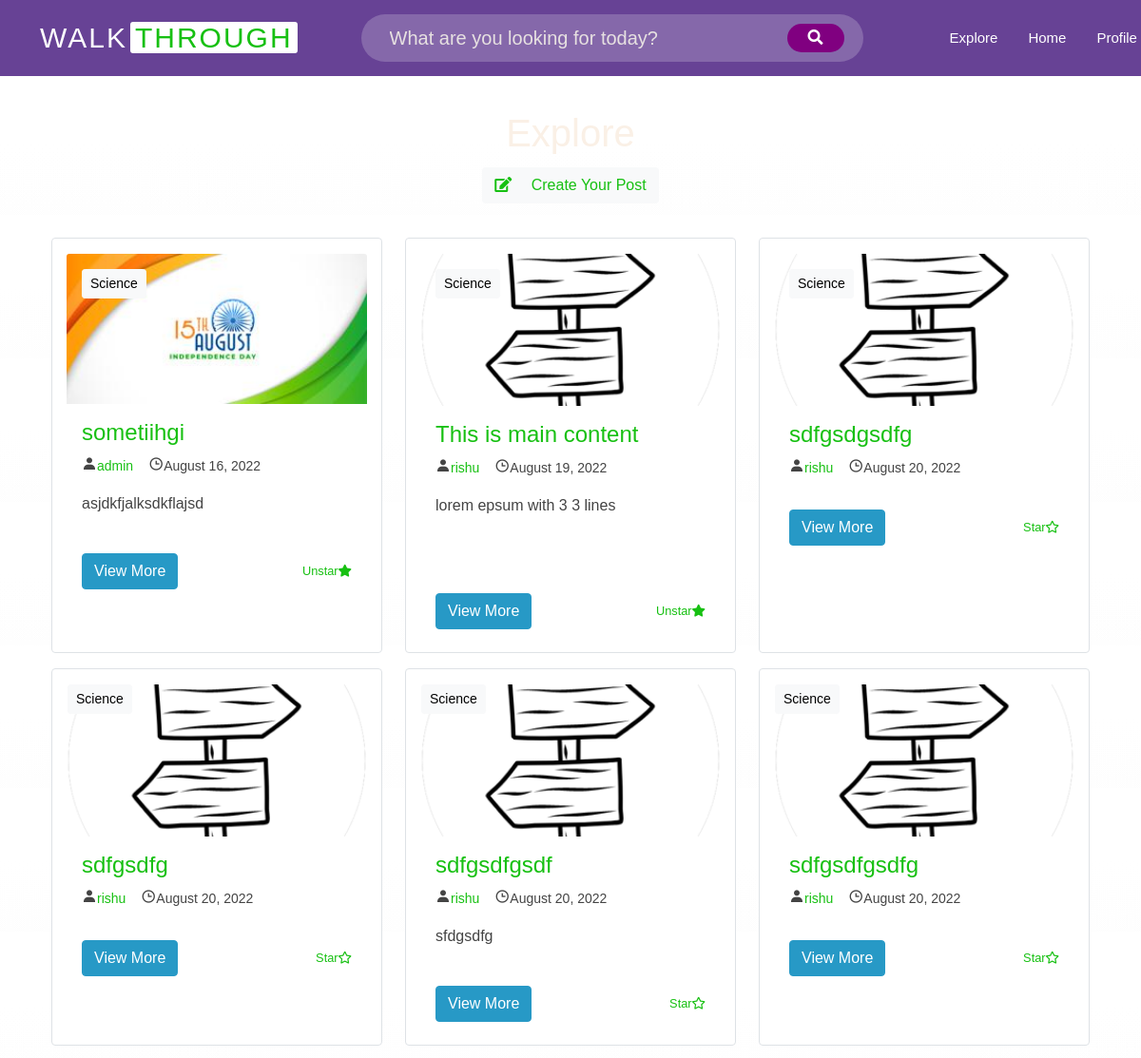
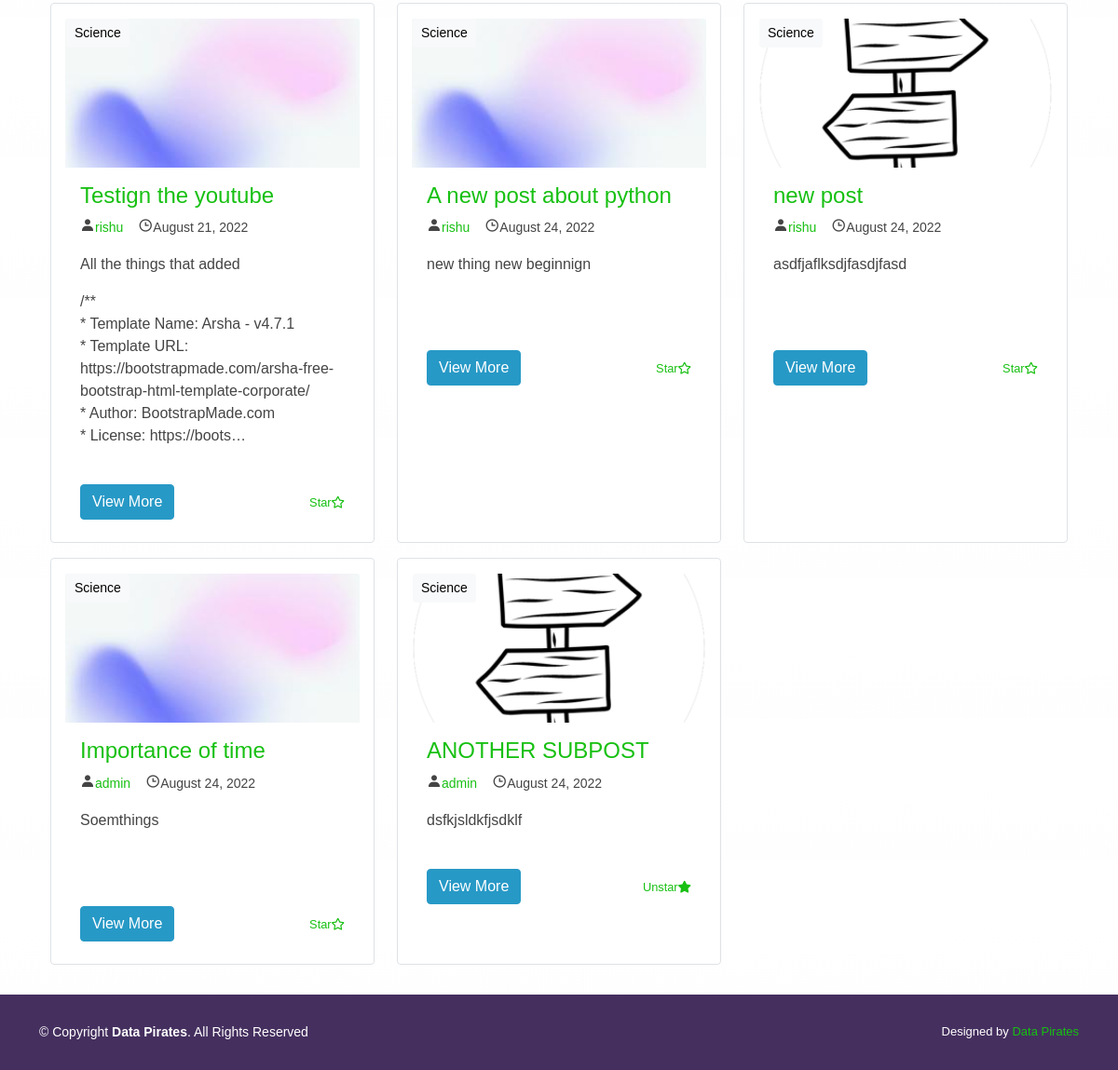
Screenshot of /explore/ (signed in) with the database file from the repository (2 pictures, top to bottom).
### post/models.py (models this page shows, shortened)
class Post(models.Model):
    category = models.ForeignKey(
        Category, on_delete=models.SET_NULL, null=True)
    title = models.CharField(max_length=100)
    image = models.ImageField("Thumbnail",default='wt-logo.png', upload_to='post_img')
    content = RichTextField(blank=True, null=True)
    date_posted = models.DateTimeField(default=timezone.now)
    author = models.ForeignKey(User, on_delete=models.CASCADE)
    updated = models.DateTimeField(auto_now=True)
    created = models.DateTimeField(auto_now_add=True)
    stars_count = models.IntegerField(default=0)

### post/views.py (the view)
# urls.py: path('explore/', views.explore, name='explore'),
def explore(request):
    posts = Post.objects.all()
    s,created = Star.objects.get_or_create(user=request.user)
    starred_posts=s.posts.all()
    context = {
        'posts': posts,
        'starred_posts':starred_posts,
        }
    return render(request, 'post/explore.html',context)

### post/models.py (called while the page is built)
    def __str__(self):
        return self.title

### templates/post/explore.html
{% extends "base.html" %}
{% load crispy_forms_tags %}
{% block content %}
<div class=" py-3">
    <h1 class="board d-flex justify-content-center">Explore</h1>
    <div class="col-12 d-flex justify-content-center mx-auto">
        <span class=" btn bg-light my-1">
          <a href="{% url 'post-create' %}" class="">
                    <i class="fa fa-edit mr-3  "></i>
                    Create Your Post
                </a>
        </span>
    </div>
 </div>
<div class="container mt-3 mb-3" style="border-radius: 15px;">
    {% if posts.count == 0 %}
    <h3 class="board text-center">No posts to show.</h3>
    {% else%}
    <div class="container">
        <div class="row">
            {% include 'post/gallery.html' %}
        </div>
    </div>
    {%endif%}
</div>
{% endblock content %}

### templates/post/gallery.html
{%load crispy_forms_tags%}
{% block content%}
{% for post in posts %}
<div class="col-md-4 mb-3">
    <div class="col-md-12 mx-auto border h-100 card" data-aos="fade-up">
        {% include 'includes/subpages/card.html' %}
    </div>
</div>
{% endfor %}
{%endblock content%}

### templates/includes/subpages/card.html (shortened to what this page needs)
<link rel="stylesheet" href="https://maxcdn.bootstrapcdn.com/bootstrap/4.3.1/css/bootstrap.min.css">
<link href="https://unpkg.com/aos@2.3.1/dist/aos.css" rel="stylesheet">
<div class="my-3" data-aos="fade-up">
    <div class="h-100">
        <img class="card-img card-img-top img-fluid" src="{{ post.image.url }}" alt="Bologna">
        {% if post.category is not None %}
        <div class="card-img-overlay">
            <a href="#" class="btn btn-light btn-sm">{{post.category}}</a>
        </div>
        {% endif %}
        <div class="card-body">
            <a href="{% url 'post-detail' post.id %}"><h4 class="card-title">{{post.title}}</h4></a>
            <div class="d-flex justify-content-start my-2">
                <div class="me-3">
                    <i class="bx bxs-user"></i><a href="{% url 'user-info' post.author.profile.id %}"><small>{{post.author}}</small></a>
                </div>
                <div class="me-5">
                    <i class="bx bx-time"></i><small>{{ post.date_posted|date:"F d, Y" }}</small>
                </div>
            </div>
            <p class="card-text">{{post.content|truncatechars:250|safe }}</p>
        </div>
        <div class="card-footer text-muted d-flex justify-content-between bg-transparent border-top-0" style="position: relative; bottom: 0px;">
            <div class="stats">
                <a href="{% url 'post-detail' post.id %}" class="btn btn-info">View More</a>
            </div>
            {% if user.is_authenticated %}
            <div class="my-auto">
                {% if post not in starred_posts %}
                <a href="{% url 'postStar' post.id %}">Star<i class="far fa-star"></i></a>
                {% else %}
                <a href="{% url 'postStar' post.id %}">Unstar<i class="fa fas fa-star"></i></a>
                {% endif %}
            </div>
            {% endif %}
        </div>
    </div>
</div>

### static/assets/css/style.css (style rules this page uses)
:root { --font: "Poppins", sans-serif; --white: #faf0e6; --grey: #e9e9e9; --darkgrey: #666666; --purplel:#af86e0; --purple:#674295; --purpled:#452f5f; --bluel:#90d6f2; --blue:#57bbe3; --blued:#2799c6; --pinkl:#f092b4; --pink:#9d21a8; --pinkd:#c03b70; --greenl:#a5fa90; --green:#17c012; --greend:#167416; --orangel:#efd6a6; --orange:#FEB326; --orangel:#cd9328; }
body, html { font-family: var(--font); color: #444444; width: 100%; height: 100%; margin: 0px; padding: 0px; background: linear-gradient(rgba(255, 255, 255, 0.088), rgba(255, 255, 255, 0.027)), url("https://images.unsplash.com/photo-1620641788421-7a1c342ea42e?ixlib=rb-1.2.1&ixid=MnwxMjA3fDB8MHxwaG90by1wYWdlfHx8fGVufDB8fHx8&auto=format&fit=crop&w=1074&q=80") no-repeat center center fixed; -webkit-background-size: cover; -moz-background-size: cover; -o-background-size: cover; background-size: cover; }
a { color: var(--green); text-decoration: none; }
.btn-primary, .btn-outline-info, .btn-info, .page-item.active, .page-link { background-color: var(--blued)!important; color: white; border-color: var(--blued); }
.board { color: var(--white); font-size: 40px; }
.card-img { border-bottom-left-radius: 0px; border-bottom-right-radius: 0px; }
.card-title { margin-bottom: 0.3rem; }
.card-footer { font-size: 0.8rem; }
.card-img-top { max-height: 20vh; object-fit: cover; }
.card-img-overlay { pointer-events: none; }
::placeholder { color: #e7e1e1; }

### rows the page displays
Post: image (picture), title "sometiihgi", author "admin", date_posted "August 16, 2022", content "asjdkfjalksdkflajsd", shows "Unstar"
Post: image (picture), title "This is main content", author "rishu", date_posted "August 19, 2022", content "lorem epsum with 3 3 lines", shows "Unstar"
Post: image (picture), title "sdfgsdgsdfg", author "rishu", date_posted "August 20, 2022", shows "Star"
Post: image (picture), title "sdfgsdfg", author "rishu", date_posted "August 20, 2022", shows "Star"
Post: image (picture), title "sdfgsdfgsdf", author "rishu", date_posted "August 20, 2022", content "sfdgsdfg", shows "Star"
Post: image (picture), title "sdfgsdfgsdfg", author "rishu", date_posted "August 20, 2022", shows "Star"
Post: image (picture), title "Testign the youtube", author "rishu", date_posted "August 21, 2022", content "All the things that added /** * Template Name: Arsha - v4.7.1 * Template URL: https://bootstrapmade.com/arsha-free-bootstrap-html-template-corporate/ * Author: BootstrapMade.com * License: https://boots…", shows "Star"
Post: image (picture), title "A new post about python", author "rishu", date_posted "August 24, 2022", content "new thing new beginnign", shows "Star"
Post: image (picture), title "new post", author "rishu", date_posted "August 24, 2022", content "asdfjaflksdjfasdjfasd", shows "Star"
Post: image (picture), title "Importance of time", author "admin", date_posted "August 24, 2022", content "Soemthings", shows "Star"
Post: image (picture), title "ANOTHER SUBPOST", author "admin", date_posted "August 24, 2022", content "dsfkjsldkfjsdklf", shows "Unstar"
